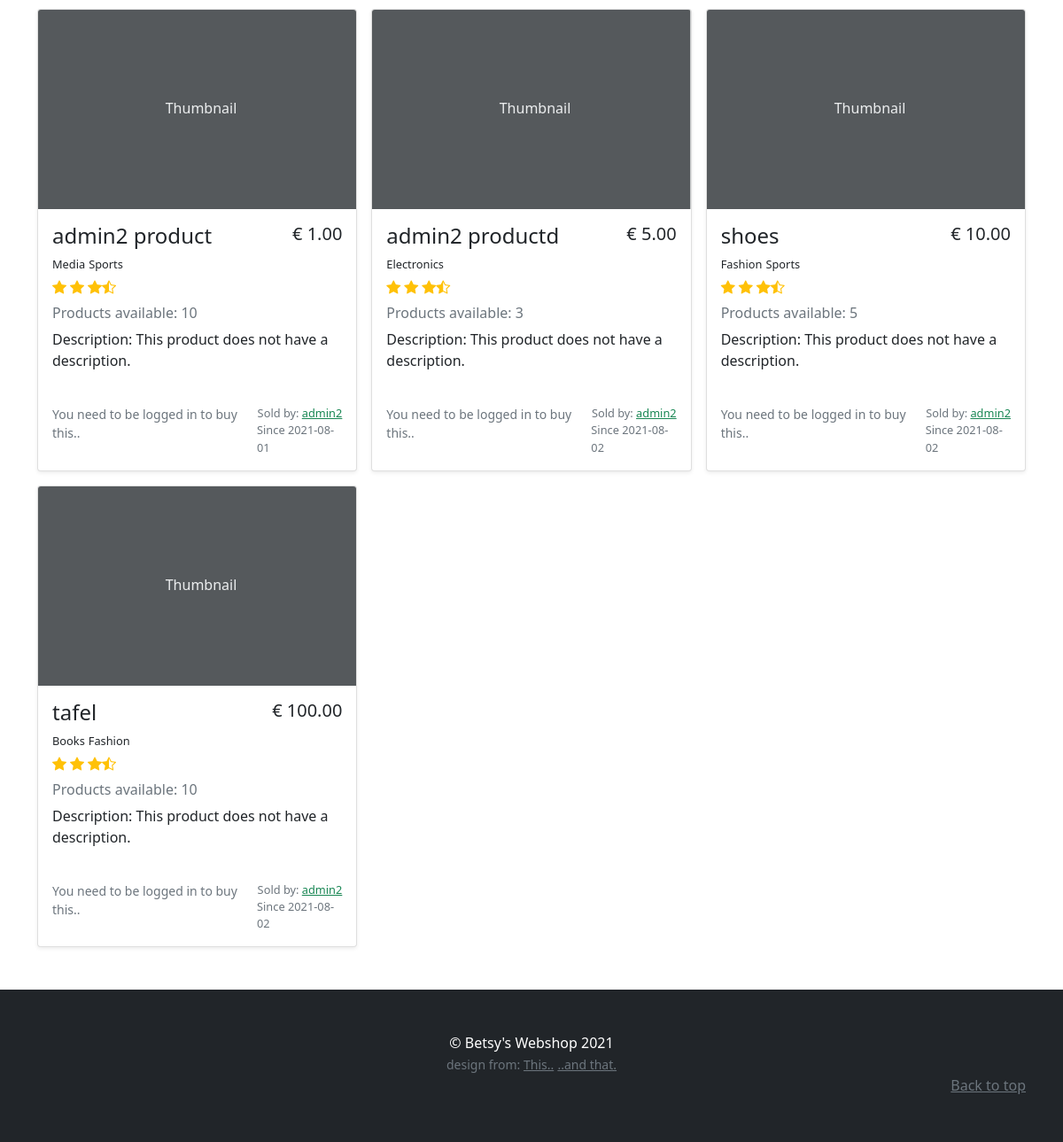
/search_results/All/All/ (lower part), run on an earlier commit of the app's database.
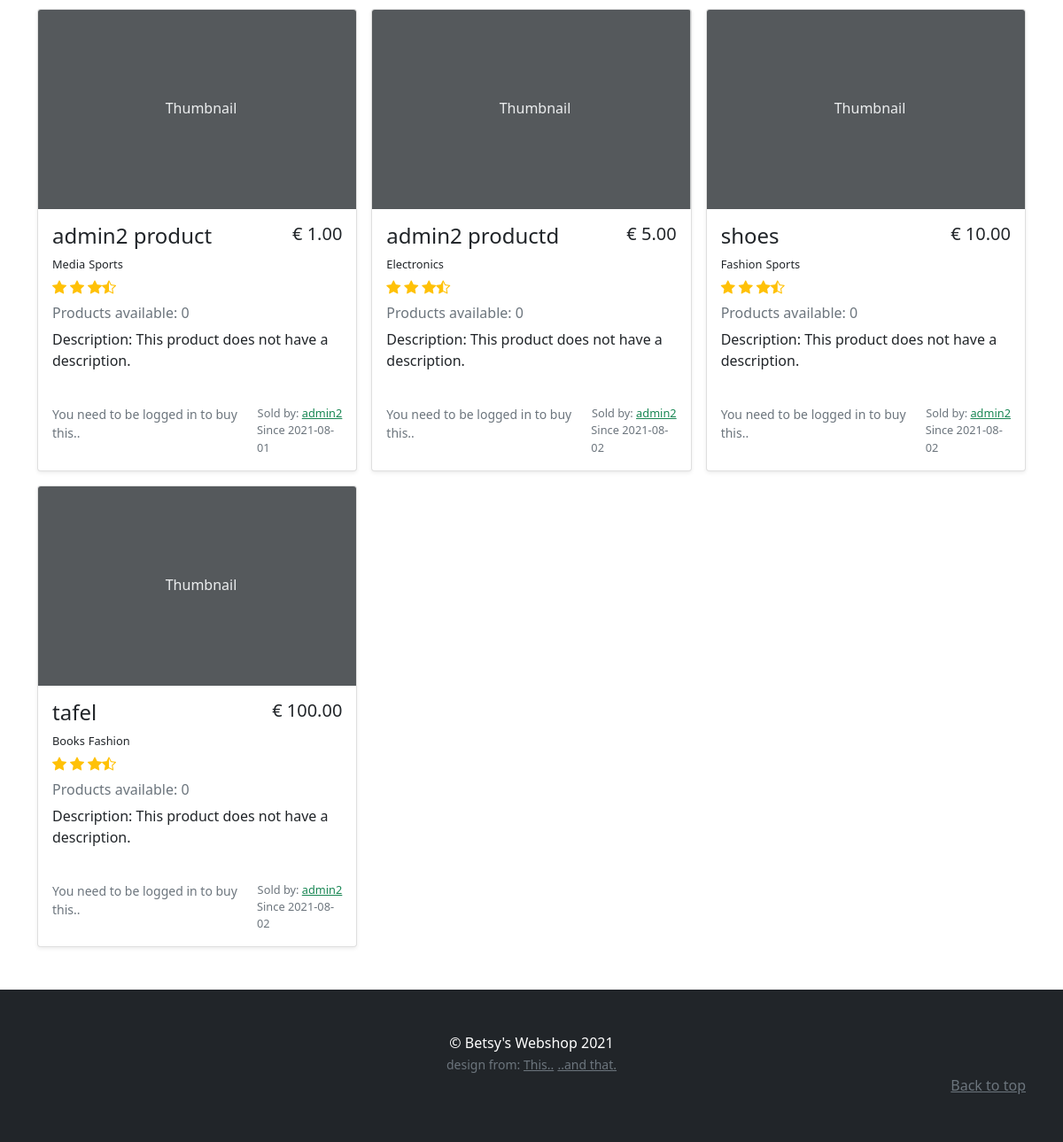
And on a later commit of the database.
### models.py (models this page shows)
class BaseModel(db_wrapper.Model):
    class Meta:
        database = db

class Product(BaseModel):
    name = CharField(max_length=50)
    description = TextField(null=True)
    price_per_unit = DecimalField(
        constraints=[Check("price_per_unit >= 0")],
        decimal_places=2,
        auto_round=True,
        null=True,
        default=0,
        max_digits=10,
    )
    stock = IntegerField(default=1)
    owner = ForeignKeyField(User, backref="products")
    date_posted = DateTimeField(formats="%Y-%m-%d %H:%M", default=datetime.now())

class User(BaseModel, UserMixin):
    first_name = CharField(index=True, max_length=30, null=True, default="")
    last_name = CharField(max_length=120, null=True, default="")
    address = CharField(max_length=200, null=True, default="")
    city = CharField(max_length=50, null=True, default="")
    country = CharField(max_length=50, null=True)
    cc_number = IntegerField(null=True, default="")
    username = CharField(index=True, max_length=30, unique=True)
    email = CharField(index=True, max_length=50, unique=True)
    password = CharField(max_length=20)

### routes.py (the view, shortened to what this page needs)
@app.route(
    "/search_results/<search_term>/<search_tag>/",
    methods=["GET", "POST"],
)
def search_results(search_term, search_tag):
    register_form = RegistrationForm(prefix="register_form")
    login_form = LoginForm(prefix="login_form")
    search_form = SearchForm(prefix="search_form")
    search_form.search_tag.choices = get_alpha_tag_names()
    if current_user.is_anonymous:
        user = None
    else:
        user = User.get(current_user.id)
    if search_term == "All" and search_tag == "All":
        all_products_on_search = Product.select()
    elif search_term == "All":
        all_products_on_search = get_products_per_tag(search_tag)
    elif search_tag == "All":
        all_products_on_search = get_products_by_name(search_term)
    return render_template(
        "search_results.html",
        title="Search",
        all_products_on_search=all_products_on_search,
        login_form=login_form,
        register_form=register_form,
        search_form=search_form,
        user=user,
        all_products=Product.select(),
        search_tuple=(search_term, search_tag),
    )

### main.py (called while the page is built)
def get_alpha_tag_names() -> tuple[Tag]:
    tags = Tag.select().order_by(Tag.name)
    tag_list = [(tag.name, tag.name) for tag in tags]
    tag_list.insert(0, ("All", "All Categories"))
    return tag_list

### templates/search_results.html (shortened to what this page needs)
{% extends "base.html" %} {% block content %}
<div class="container py-5">
  <div class="album">
    <div class="row row-cols-1 row-cols-md-2 row-cols-lg-3 g-3">
      {% for product in all_products_on_search %} {% include
      "product_in_search_results.html" %} {% endfor%}
    </div>
  </div>
</div>
{% endblock content %}

### templates/product_in_search_results.html (shortened to what this page needs)
<div class="col">
  <div class="card shadow-sm">
    <svg
      class="bd-placeholder-img card-img-top"
      width="100%"
      height="225"
      xmlns="http://www.w3.org/2000/svg"
      role="img"
      aria-label="Placeholder: Thumbnail"
      preserveAspectRatio="xMidYMid slice"
      focusable="false"
    >
      <text x="40%" y="50%" fill="#eceeef" dy=".3em">Thumbnail</text>
    </svg>
    <div class="card-body h-100">
      <div class="d-flex justify-content-between">
        <h4>{{ product.name }}</h4>
        <h5>€ {{ "%.2f"|format(product.price_per_unit) }}</h5>
      </div>
      <ul class="d-flex p-0 mb-0">
        {% if product.tags %} {% for producttags in product.tags %}
        <span class="pe-1 fs-small"> {{producttags.tag.name}}</span>
        {% endfor %} {% else %}
        <span class="pe-1 fs-small">This product has no categories.</span>
        {% endif %}
      </ul>
      <div class="d-flex text-warning py-1">
        <i class="bi bi-star-fill"></i>
        <i class="bi bi-star-fill mx-1"></i>
        <i class="bi bi-star-fill"></i>
        <i class="bi bi-star-half"></i>
      </div>
      <h6 class="text-muted my-0 mt-1 mb-2">
        Products available: {{product.stock}}
      </h6>
      <p class="card-text mt-2" style="min-height: 70px">
        Description: {% if product.description %} {{ product.description }} {%
        else %} This product does not have a description. {% endif %}
      </p>
      <div class="d-flex justify-content-between ">
        {% if current_user.id == product.owner.id %}
        {% elif current_user.is_anonymous %}
        <small class="text-muted">You need to be logged in to buy this..</small>
        {% endif %}
        <div class="text-muted fs-small m-0 p-0  ms-auto">
          <p class="m-0 text-end">
            Sold by: {% if current_user.username == product.owner.username %}
            <small>You</small>
            {% else %}
            <a
              class="text-success"
              href="{{url_for('user_profile', user_id=product.owner.id)}}"
              >{{ product.owner.username }}</a
            >
            {% endif %}
          </p>
          <p class="m-0">Since {{product.date_posted[0:10]}}</p>
        </div>
      </div>
    </div>
  </div>
</div>

What changed in the data, as far as the page shows it:
changed Product "admin2 product": stock "10" → "0"
changed Product "admin2 productd": stock "3" → "0"
changed Product "shoes": stock "5" → "0"
changed Product "tafel": stock "10" → "0"
